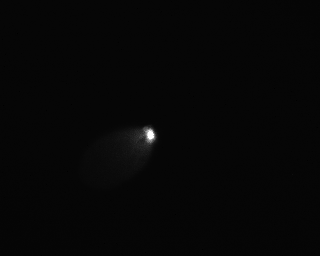
%> input picture 05132022/trackCam_20220513_215850.pgm, 320 x 256 px
$ octave im_analysis.m   (GNU Octave 9; MATLAB toolbox functions it lacks are replaced by stand-ins)
%> lines starting %> are read from the running program, lines starting %| are printed output that depends on the picture
%track image analysis
% im = imread("trackCam_20220513_215734.pgm");
im = imread("trackCam_20220513_215850.pgm");
%> im is the input picture: size 256x320 uint16; min 0, max 65535, mean 1748.4
im = bitshift(im,-4);

%%
figure(1)
imshow(im,[0,4000],'InitialMagnification','fit')
% imshow(im(140:end,140:end),[],'InitialMagnification','fit')

figure(2)
histogram(im,(0:double(max(im(:)))+1)-0.5)
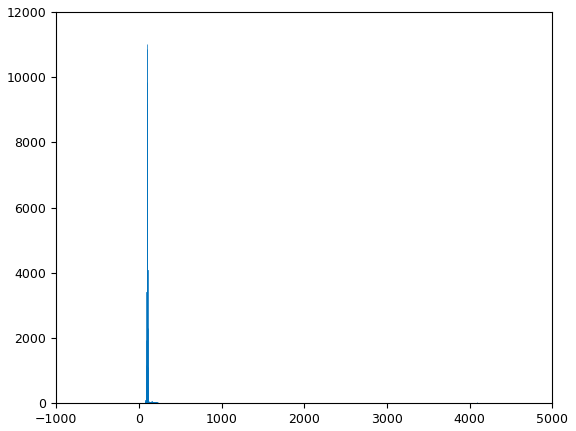
%> figure redrawn from the program's plot data; tallest bar 11033 high, from x = 97.5 to 98.5
% histogram(im(140:end,140:end),(0:double(max(im(:)))+1)-0.5)

%%
A=double(im(140:end,140:end));
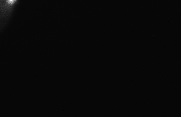
%> A: size 117x181 double; min 0, max 3244, mean 105.1; drawn with min black and max white
std_A = std(A(:));
%> std_A = 83.69
mean_A = mean(A(:));
%> mean_A = 105.1
g = mean_A/std_A^2;
%> g = 0.015

%%
figure(3)
plot(im(75,:))
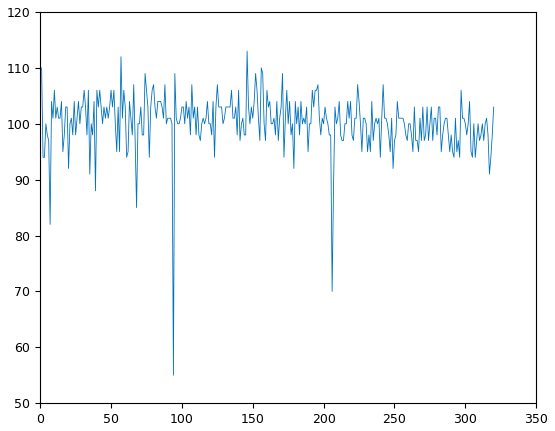
%> figure redrawn from the program's plot data; curve peaks at x = 146, y = 113

$ run again, with 05132022/trackCam_20220513_215734.pgm copied over 05132022/trackCam_20220513_215850.pgm
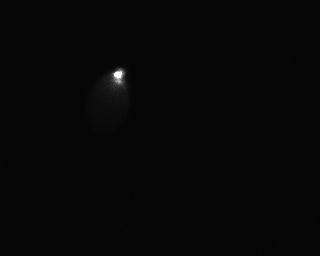
%> input picture 05132022/trackCam_20220513_215734.pgm, 320 x 256 px
%> im is the input picture: size 256x320 uint16; min 0, max 65535, mean 1698.2
%> `A=double(im(140:end,140:end));`:
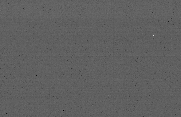
%> A: size 117x181 double; min 0, max 223, mean 96
%> std_A = 4.76
%> mean_A = 95.98
%> g = 4.24
%> `plot(im(75,:))`:
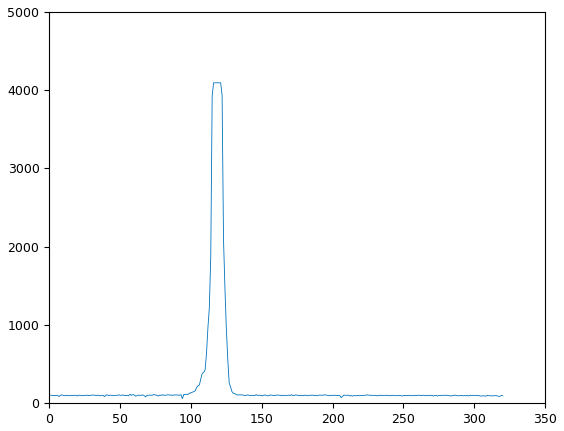
%> figure redrawn from the program's plot data; curve peaks at x = 116, y = 4095
